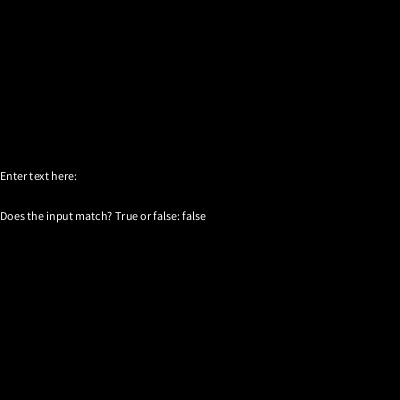
Frame 1 (no input)
Frame 60 (the mouse pressed at the canvas centre just before this capture): identical to frame 1, image omitted
Frame 120 (the mouse held since frame 60 and released just before this capture): identical to frame 1, image omitted

The Processing sketch that drew this single still picture (run headless with seeded random() and noise(); from frame 60 on, the mouse is pressed at the canvas centre):

// Processing sketch: processing_90228
// ── processing_90228.pde

String userInput = "", pass = "word";  
boolean matched = false;  
float r,g,b;
void setup()  

{  

  size(400, 400);  
}  

void draw()  
{  
background (0);
 text("Enter text here: " + userInput, 0, height/2 - 20);  
text("Does the input match? True or false: " + matched, 0, height/2 + 20);


if (userInput.equalsIgnoreCase (pass))
{drawgoodshapes();}
}
void keyPressed()  
{  
if (key != CODED)  
userInput +=key;
if(userInput.equalsIgnoreCase(pass))
matched=true;
} 
void drawgoodshapes()
{if (matched ==true)
 
r=random(255);
g=random (255);
 b=random (255);
  fill (r,g,b);
triangle (20,10,0,40,40,40);
rect (120,120,50,50);
ellipse (80,80,20,20);
}
